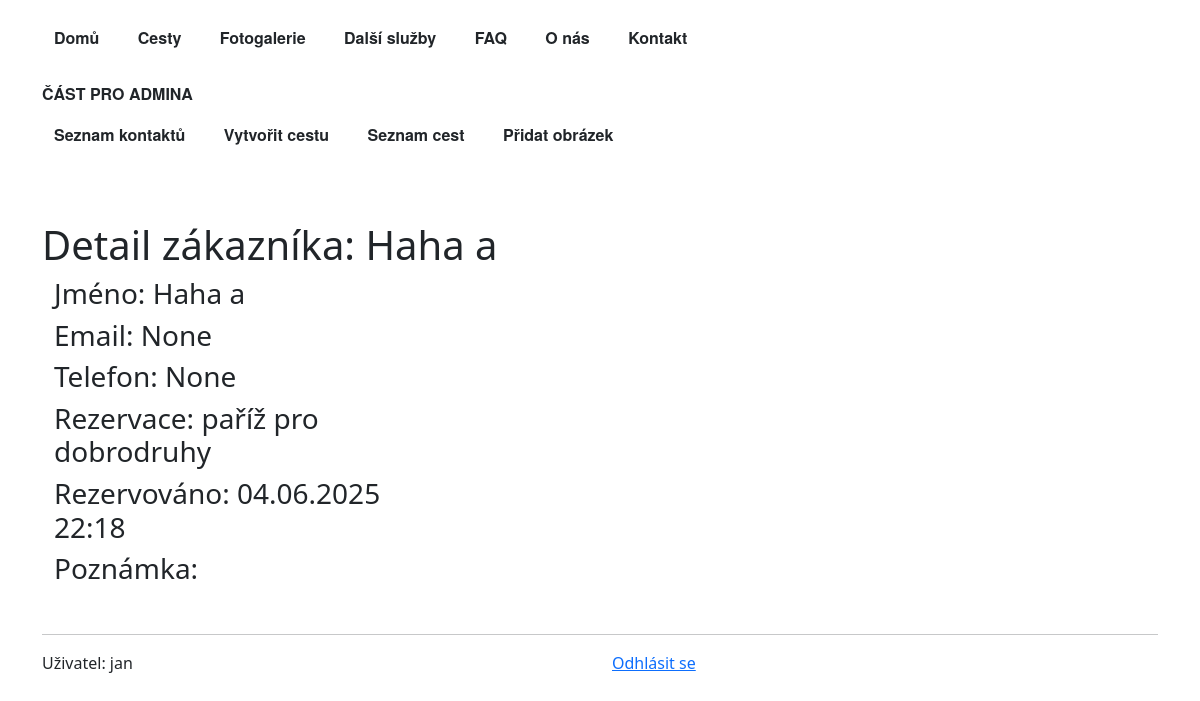
The app's page /webapp/customer-detail/13/ (signed in) with its own data.
### webapp/models.py (models this page shows, shortened)
class Customer(models.Model):
    customer_id = models.AutoField(primary_key=True)
    customer_first_name = models.CharField(max_length=64)
    customer_last_name = models.CharField(max_length=64)
    customer_count = models.PositiveIntegerField(default=1, validators=[MaxValueValidator(30)],)
    customer_email = models.EmailField(null=True, blank=True)
    customer_phone = models.CharField(max_length=14, null=True, blank=True, validators=[MinLengthValidator(9)])
    customer_message = models.TextField(null=True, blank=True)
    customer_trip = models.ForeignKey('Trip', on_delete=models.CASCADE,
                                      null=True, blank=True, related_name='customer_trip')
    created = models.DateTimeField(auto_now_add=True)
    objects = CustomerManager()
    @property
    def full_name(self):
        return f"{self.customer_first_name} {self.customer_last_name}"
    def __str__(self):
        return self.full_name

class Trip(models.Model):
    trip_id = models.AutoField(primary_key=True)
    trip_name = models.CharField(max_length=256)
    trip_short_description = models.TextField(null=True, blank=True)
    trip_description = models.TextField(null=True, blank=True)
    start_time = models.CharField(null=True, blank=True, max_length=30) #not date field at the clients request
    end_time = models.CharField(null=True, blank=True, max_length=30) #vague dates preferred - start of june
    price = models.IntegerField(null=True, blank=True)
    image = models.ImageField(upload_to='', null=True, blank=True)
    thumbnail = models.ImageField(upload_to='', null=True, blank=True)
    def __str__(self):
        return f"{self.trip_name}"

### webapp/views.py (the view)
# urls.py: path("customer-detail/<int:pk>/", CustomerDetailView.as_view(), name='customer_detail'),
class CustomerDetailView(LoginRequiredMixin, DetailView):
    template_name = "customer_detail.html"
    model = Customer
    def get_context_data(self, **kwargs):
        print("ContactDetailView -> get_context_data")
        kontext = super().get_context_data(**kwargs)
        print(kontext)
        return kontext

### webapp/models.py (called while the page is built)
    def get_queryset(self):
        return CustomerQuerySet(self.model, using=self._db)

### webapp/templates/customer_detail.html (shortened to what this page needs)
{% extends "base_with_bootstrap.html" %}
{% load bootstrap5 %}
{% block hlavni_nadpis %} Detail zákazníka: {{customer.full_name}}{% endblock %}
{% block content %}
<div class="container">
    <div class="row">
        <div class="col-md-4 mb-4">
            <h3 class="name">Jméno: {{customer.full_name}}</h3>
            <h3> Email: {{customer.customer_email}} </h3>
            <h3> Telefon: {{customer.customer_phone}} </h3>
            <h3> Rezervace: {{customer.customer_trip}} </h3>
            <h3> Rezervováno: {{ customer.created|date:"d.m.Y H:i"}}</h3>
            <h3>Poznámka: {{customer.customer_message}}</h3>
        </div>
    </div>
</div>
{% endblock %}

### webapp/templates/snippets/user_info.html
<hr>
<div class="row">
    <div class="col">
        Uživatel:
        {% if user.is_authenticated %}
            {{ user }}
        {% else %}
            (nepřihlášený)
        {% endif %}
    </div>
    <div class="col">
    {%  if user.is_authenticated %}
        <a href="{% url 'yes_no_confirmation' %}">Odhlásit se</a>
    {% else %}
        <a href="{% url 'login' %}">Přihlásit se</a>
    {% endif %}
    </div>
</div>

### records on screen
Customer: full_name "Haha a", customer_email "None", customer_phone "None", customer_trip "paříž pro dobrodruhy", created "04.06.2025 22:18"

### other values on screen
{{ user }} "jan"
